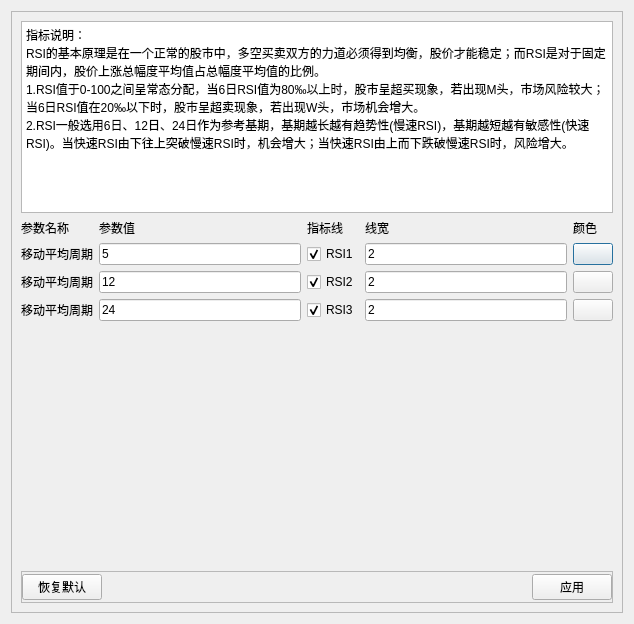
<?xml version="1.0" encoding="UTF-8"?>
<ui version="4.0">
 <class>RsiSettingDialog</class>
 <widget class="QDialog" name="RsiSettingDialog">
  <property name="geometry">
   <rect>
    <x>0</x>
    <y>0</y>
    <width>634</width>
    <height>624</height>
   </rect>
  </property>
  <property name="windowTitle">
   <string>Dialog</string>
  </property>
  <layout class="QVBoxLayout" name="verticalLayout_2">
   <item>
    <widget class="QFrame" name="frame_center">
     <property name="frameShape">
      <enum>QFrame::StyledPanel</enum>
     </property>
     <property name="frameShadow">
      <enum>QFrame::Raised</enum>
     </property>
     <layout class="QVBoxLayout" name="verticalLayout">
      <item>
       <widget class="QPlainTextEdit" name="plainTextEdit">
        <property name="sizePolicy">
         <sizepolicy hsizetype="Expanding" vsizetype="Preferred">
          <horstretch>0</horstretch>
          <verstretch>0</verstretch>
         </sizepolicy>
        </property>
        <property name="readOnly">
         <bool>true</bool>
        </property>
        <property name="plainText">
         <string>指标说明：
RSI的基本原理是在一个正常的股市中，多空买卖双方的力道必须得到均衡，股价才能稳定；而RSI是对于固定期间内，股价上涨总幅度平均值占总幅度平均值的比例。
1.RSI值于0-100之间呈常态分配，当6日RSI值为80‰以上时，股市呈超买现象，若出现M头，市场风险较大；当6日RSI值在20‰以下时，股市呈超卖现象，若出现W头，市场机会增大。
2.RSI一般选用6日、12日、24日作为参考基期，基期越长越有趋势性(慢速RSI)，基期越短越有敏感性(快速RSI)。当快速RSI由下往上突破慢速RSI时，机会增大；当快速RSI由上而下跌破慢速RSI时，风险增大。</string>
        </property>
       </widget>
      </item>
      <item>
       <layout class="QGridLayout" name="gridLayout">
        <item row="0" column="0">
         <widget class="QLabel" name="label_title_para_name">
          <property name="text">
           <string>参数名称</string>
          </property>
         </widget>
        </item>
        <item row="0" column="1">
         <widget class="QLabel" name="label_title_para_value">
          <property name="text">
           <string>参数值</string>
          </property>
         </widget>
        </item>
        <item row="0" column="2">
         <widget class="QLabel" name="label_title_indicators">
          <property name="sizePolicy">
           <sizepolicy hsizetype="Preferred" vsizetype="Preferred">
            <horstretch>0</horstretch>
            <verstretch>0</verstretch>
           </sizepolicy>
          </property>
          <property name="text">
           <string>指标线</string>
          </property>
         </widget>
        </item>
        <item row="0" column="3">
         <widget class="QLabel" name="label_title_line_width">
          <property name="text">
           <string>线宽</string>
          </property>
         </widget>
        </item>
        <item row="0" column="4">
         <widget class="QLabel" name="label_title_line_color">
          <property name="text">
           <string>颜色</string>
          </property>
         </widget>
        </item>
        <item row="1" column="0">
         <widget class="QLabel" name="label_title_ma_period">
          <property name="text">
           <string>移动平均周期</string>
          </property>
         </widget>
        </item>
        <item row="1" column="1">
         <widget class="QLineEdit" name="lineEdit_ma_period">
          <property name="text">
           <string>5</string>
          </property>
         </widget>
        </item>
        <item row="1" column="2">
         <widget class="QCheckBox" name="checkBox_ma">
          <property name="text">
           <string>RSI1</string>
          </property>
          <property name="checked">
           <bool>true</bool>
          </property>
         </widget>
        </item>
        <item row="1" column="3">
         <widget class="QLineEdit" name="lineEdit_line_width">
          <property name="text">
           <string>2</string>
          </property>
         </widget>
        </item>
        <item row="1" column="4">
         <widget class="QPushButton" name="btn_color">
          <property name="text">
           <string/>
          </property>
         </widget>
        </item>
        <item row="2" column="0">
         <widget class="QLabel" name="label_title_ma_period_1">
          <property name="text">
           <string>移动平均周期</string>
          </property>
         </widget>
        </item>
        <item row="2" column="1">
         <widget class="QLineEdit" name="lineEdit_ma_period_1">
          <property name="text">
           <string>12</string>
          </property>
         </widget>
        </item>
        <item row="2" column="2">
         <widget class="QCheckBox" name="checkBox_ma_1">
          <property name="text">
           <string>RSI2</string>
          </property>
          <property name="checked">
           <bool>true</bool>
          </property>
         </widget>
        </item>
        <item row="2" column="3">
         <widget class="QLineEdit" name="lineEdit_line_width_1">
          <property name="text">
           <string>2</string>
          </property>
         </widget>
        </item>
        <item row="2" column="4">
         <widget class="QPushButton" name="btn_color_1">
          <property name="text">
           <string/>
          </property>
         </widget>
        </item>
        <item row="3" column="0">
         <widget class="QLabel" name="label_title_ma_period_2">
          <property name="text">
           <string>移动平均周期</string>
          </property>
         </widget>
        </item>
        <item row="3" column="1">
         <widget class="QLineEdit" name="lineEdit_ma_period_2">
          <property name="text">
           <string>24</string>
          </property>
         </widget>
        </item>
        <item row="3" column="2">
         <widget class="QCheckBox" name="checkBox_ma_2">
          <property name="text">
           <string>RSI3</string>
          </property>
          <property name="checked">
           <bool>true</bool>
          </property>
         </widget>
        </item>
        <item row="3" column="3">
         <widget class="QLineEdit" name="lineEdit_line_width_2">
          <property name="text">
           <string>2</string>
          </property>
         </widget>
        </item>
        <item row="3" column="4">
         <widget class="QPushButton" name="btn_color_2">
          <property name="text">
           <string/>
          </property>
         </widget>
        </item>
       </layout>
      </item>
      <item>
       <spacer name="verticalSpacer">
        <property name="orientation">
         <enum>Qt::Vertical</enum>
        </property>
        <property name="sizeHint" stdset="0">
         <size>
          <width>20</width>
          <height>40</height>
         </size>
        </property>
       </spacer>
      </item>
      <item>
       <widget class="QFrame" name="frame_title_bottom">
        <property name="minimumSize">
         <size>
          <width>0</width>
          <height>32</height>
         </size>
        </property>
        <property name="maximumSize">
         <size>
          <width>16777215</width>
          <height>32</height>
         </size>
        </property>
        <property name="frameShape">
         <enum>QFrame::StyledPanel</enum>
        </property>
        <property name="frameShadow">
         <enum>QFrame::Raised</enum>
        </property>
        <layout class="QHBoxLayout" name="horizontalLayout_2">
         <property name="leftMargin">
          <number>0</number>
         </property>
         <property name="topMargin">
          <number>0</number>
         </property>
         <property name="rightMargin">
          <number>0</number>
         </property>
         <property name="bottomMargin">
          <number>0</number>
         </property>
         <item>
          <widget class="QPushButton" name="btn_reset">
           <property name="text">
            <string>恢复默认</string>
           </property>
          </widget>
         </item>
         <item>
          <spacer name="horizontalSpacer_2">
           <property name="orientation">
            <enum>Qt::Horizontal</enum>
           </property>
           <property name="sizeHint" stdset="0">
            <size>
             <width>40</width>
             <height>20</height>
            </size>
           </property>
          </spacer>
         </item>
         <item>
          <widget class="QPushButton" name="btn_apply">
           <property name="text">
            <string>应用</string>
           </property>
          </widget>
         </item>
        </layout>
       </widget>
      </item>
     </layout>
    </widget>
   </item>
  </layout>
 </widget>
 <resources/>
 <connections/>
</ui>
